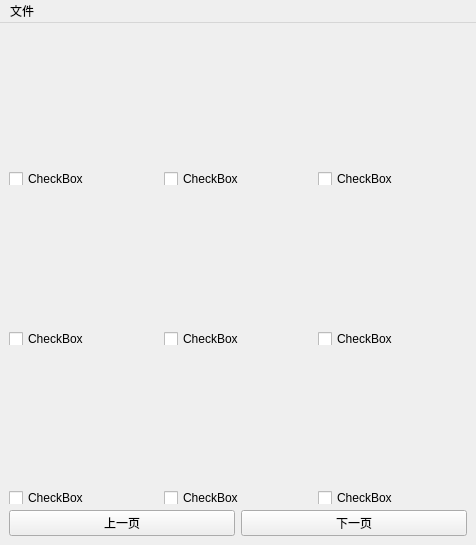
<?xml version="1.0" encoding="UTF-8"?>
<ui version="4.0">
 <class>MainWindow</class>
 <widget class="QMainWindow" name="MainWindow">
  <property name="geometry">
   <rect>
    <x>0</x>
    <y>0</y>
    <width>476</width>
    <height>545</height>
   </rect>
  </property>
  <property name="windowTitle">
   <string/>
  </property>
  <widget class="QWidget" name="centralwidget">
   <layout class="QGridLayout" name="gridLayout">
    <item row="1" column="0">
     <layout class="QHBoxLayout" name="horizontalLayout_5">
      <item>
       <widget class="QCheckBox" name="checkBox_1">
        <property name="sizePolicy">
         <sizepolicy hsizetype="Minimum" vsizetype="Maximum">
          <horstretch>0</horstretch>
          <verstretch>0</verstretch>
         </sizepolicy>
        </property>
        <property name="maximumSize">
         <size>
          <width>16777215</width>
          <height>13</height>
         </size>
        </property>
        <property name="text">
         <string>CheckBox</string>
        </property>
       </widget>
      </item>
      <item>
       <widget class="QCheckBox" name="checkBox_2">
        <property name="sizePolicy">
         <sizepolicy hsizetype="Minimum" vsizetype="Maximum">
          <horstretch>0</horstretch>
          <verstretch>0</verstretch>
         </sizepolicy>
        </property>
        <property name="maximumSize">
         <size>
          <width>16777215</width>
          <height>13</height>
         </size>
        </property>
        <property name="text">
         <string>CheckBox</string>
        </property>
       </widget>
      </item>
      <item>
       <widget class="QCheckBox" name="checkBox_3">
        <property name="sizePolicy">
         <sizepolicy hsizetype="Minimum" vsizetype="Maximum">
          <horstretch>0</horstretch>
          <verstretch>0</verstretch>
         </sizepolicy>
        </property>
        <property name="maximumSize">
         <size>
          <width>16777215</width>
          <height>13</height>
         </size>
        </property>
        <property name="text">
         <string>CheckBox</string>
        </property>
       </widget>
      </item>
     </layout>
    </item>
    <item row="0" column="0">
     <layout class="QHBoxLayout" name="horizontalLayout">
      <item>
       <widget class="QLabel" name="label_1">
        <property name="sizePolicy">
         <sizepolicy hsizetype="Expanding" vsizetype="Preferred">
          <horstretch>0</horstretch>
          <verstretch>0</verstretch>
         </sizepolicy>
        </property>
        <property name="text">
         <string/>
        </property>
       </widget>
      </item>
      <item>
       <widget class="QLabel" name="label_2">
        <property name="sizePolicy">
         <sizepolicy hsizetype="Expanding" vsizetype="Expanding">
          <horstretch>0</horstretch>
          <verstretch>0</verstretch>
         </sizepolicy>
        </property>
        <property name="text">
         <string/>
        </property>
       </widget>
      </item>
      <item>
       <widget class="QLabel" name="label_3">
        <property name="sizePolicy">
         <sizepolicy hsizetype="Expanding" vsizetype="Expanding">
          <horstretch>0</horstretch>
          <verstretch>0</verstretch>
         </sizepolicy>
        </property>
        <property name="text">
         <string/>
        </property>
       </widget>
      </item>
     </layout>
    </item>
    <item row="4" column="0">
     <layout class="QHBoxLayout" name="horizontalLayout_3">
      <item>
       <widget class="QLabel" name="label_7">
        <property name="sizePolicy">
         <sizepolicy hsizetype="Expanding" vsizetype="Expanding">
          <horstretch>0</horstretch>
          <verstretch>0</verstretch>
         </sizepolicy>
        </property>
        <property name="text">
         <string/>
        </property>
       </widget>
      </item>
      <item>
       <widget class="QLabel" name="label_8">
        <property name="sizePolicy">
         <sizepolicy hsizetype="Expanding" vsizetype="Expanding">
          <horstretch>0</horstretch>
          <verstretch>0</verstretch>
         </sizepolicy>
        </property>
        <property name="text">
         <string/>
        </property>
       </widget>
      </item>
      <item>
       <widget class="QLabel" name="label_9">
        <property name="sizePolicy">
         <sizepolicy hsizetype="Expanding" vsizetype="Expanding">
          <horstretch>0</horstretch>
          <verstretch>0</verstretch>
         </sizepolicy>
        </property>
        <property name="text">
         <string/>
        </property>
       </widget>
      </item>
     </layout>
    </item>
    <item row="2" column="0">
     <layout class="QHBoxLayout" name="horizontalLayout_2">
      <item>
       <widget class="QLabel" name="label_4">
        <property name="sizePolicy">
         <sizepolicy hsizetype="Expanding" vsizetype="Expanding">
          <horstretch>0</horstretch>
          <verstretch>0</verstretch>
         </sizepolicy>
        </property>
        <property name="text">
         <string/>
        </property>
       </widget>
      </item>
      <item>
       <widget class="QLabel" name="label_5">
        <property name="sizePolicy">
         <sizepolicy hsizetype="Expanding" vsizetype="Expanding">
          <horstretch>0</horstretch>
          <verstretch>0</verstretch>
         </sizepolicy>
        </property>
        <property name="text">
         <string/>
        </property>
       </widget>
      </item>
      <item>
       <widget class="QLabel" name="label_6">
        <property name="sizePolicy">
         <sizepolicy hsizetype="Expanding" vsizetype="Preferred">
          <horstretch>0</horstretch>
          <verstretch>0</verstretch>
         </sizepolicy>
        </property>
        <property name="text">
         <string/>
        </property>
       </widget>
      </item>
     </layout>
    </item>
    <item row="3" column="0">
     <layout class="QHBoxLayout" name="horizontalLayout_7">
      <item>
       <widget class="QCheckBox" name="checkBox_4">
        <property name="sizePolicy">
         <sizepolicy hsizetype="Minimum" vsizetype="Maximum">
          <horstretch>0</horstretch>
          <verstretch>0</verstretch>
         </sizepolicy>
        </property>
        <property name="maximumSize">
         <size>
          <width>16777215</width>
          <height>13</height>
         </size>
        </property>
        <property name="text">
         <string>CheckBox</string>
        </property>
       </widget>
      </item>
      <item>
       <widget class="QCheckBox" name="checkBox_5">
        <property name="sizePolicy">
         <sizepolicy hsizetype="Minimum" vsizetype="Maximum">
          <horstretch>0</horstretch>
          <verstretch>0</verstretch>
         </sizepolicy>
        </property>
        <property name="maximumSize">
         <size>
          <width>16777215</width>
          <height>13</height>
         </size>
        </property>
        <property name="text">
         <string>CheckBox</string>
        </property>
       </widget>
      </item>
      <item>
       <widget class="QCheckBox" name="checkBox_6">
        <property name="sizePolicy">
         <sizepolicy hsizetype="Minimum" vsizetype="Maximum">
          <horstretch>0</horstretch>
          <verstretch>0</verstretch>
         </sizepolicy>
        </property>
        <property name="maximumSize">
         <size>
          <width>16777215</width>
          <height>13</height>
         </size>
        </property>
        <property name="text">
         <string>CheckBox</string>
        </property>
       </widget>
      </item>
     </layout>
    </item>
    <item row="8" column="0">
     <layout class="QHBoxLayout" name="horizontalLayout_4">
      <item>
       <widget class="QPushButton" name="prev_button">
        <property name="text">
         <string>上一页</string>
        </property>
       </widget>
      </item>
      <item>
       <widget class="QPushButton" name="next_button">
        <property name="text">
         <string>下一页</string>
        </property>
       </widget>
      </item>
     </layout>
    </item>
    <item row="6" column="0">
     <layout class="QHBoxLayout" name="horizontalLayout_6">
      <item>
       <widget class="QCheckBox" name="checkBox_7">
        <property name="sizePolicy">
         <sizepolicy hsizetype="Minimum" vsizetype="Maximum">
          <horstretch>0</horstretch>
          <verstretch>0</verstretch>
         </sizepolicy>
        </property>
        <property name="maximumSize">
         <size>
          <width>16777215</width>
          <height>13</height>
         </size>
        </property>
        <property name="text">
         <string>CheckBox</string>
        </property>
       </widget>
      </item>
      <item>
       <widget class="QCheckBox" name="checkBox_8">
        <property name="sizePolicy">
         <sizepolicy hsizetype="Minimum" vsizetype="Maximum">
          <horstretch>0</horstretch>
          <verstretch>0</verstretch>
         </sizepolicy>
        </property>
        <property name="maximumSize">
         <size>
          <width>16777215</width>
          <height>13</height>
         </size>
        </property>
        <property name="text">
         <string>CheckBox</string>
        </property>
       </widget>
      </item>
      <item>
       <widget class="QCheckBox" name="checkBox_9">
        <property name="sizePolicy">
         <sizepolicy hsizetype="Minimum" vsizetype="Maximum">
          <horstretch>0</horstretch>
          <verstretch>0</verstretch>
         </sizepolicy>
        </property>
        <property name="maximumSize">
         <size>
          <width>16777215</width>
          <height>13</height>
         </size>
        </property>
        <property name="text">
         <string>CheckBox</string>
        </property>
       </widget>
      </item>
     </layout>
    </item>
   </layout>
  </widget>
  <widget class="QMenuBar" name="menuBar">
   <property name="geometry">
    <rect>
     <x>0</x>
     <y>0</y>
     <width>476</width>
     <height>22</height>
    </rect>
   </property>
   <property name="accessibleName">
    <string/>
   </property>
   <widget class="QMenu" name="menu">
    <property name="geometry">
     <rect>
      <x>158</x>
      <y>126</y>
      <width>151</width>
      <height>183</height>
     </rect>
    </property>
    <property name="title">
     <string>文件</string>
    </property>
    <addaction name="action_download"/>
    <addaction name="action_change_folder"/>
    <addaction name="action_URL"/>
    <addaction name="separator"/>
    <addaction name="action_select_all"/>
    <addaction name="action_about"/>
    <addaction name="action_exit_app"/>
   </widget>
   <addaction name="menu"/>
  </widget>
  <action name="action_download">
   <property name="text">
    <string>开始下载</string>
   </property>
   <property name="shortcut">
    <string>Ctrl+S</string>
   </property>
  </action>
  <action name="action_change_folder">
   <property name="text">
    <string>更改下载位置……</string>
   </property>
   <property name="shortcut">
    <string>Ctrl+O</string>
   </property>
  </action>
  <action name="action_about">
   <property name="text">
    <string>关于</string>
   </property>
  </action>
  <action name="action_exit_app">
   <property name="text">
    <string>退出……</string>
   </property>
   <property name="toolTip">
    <string>退出本应用</string>
   </property>
   <property name="shortcut">
    <string/>
   </property>
  </action>
  <action name="action_URL">
   <property name="text">
    <string>更改URL……</string>
   </property>
  </action>
  <action name="action_select_all">
   <property name="text">
    <string>全选</string>
   </property>
   <property name="shortcut">
    <string>Ctrl+A</string>
   </property>
  </action>
 </widget>
 <resources/>
 <connections/>
</ui>
